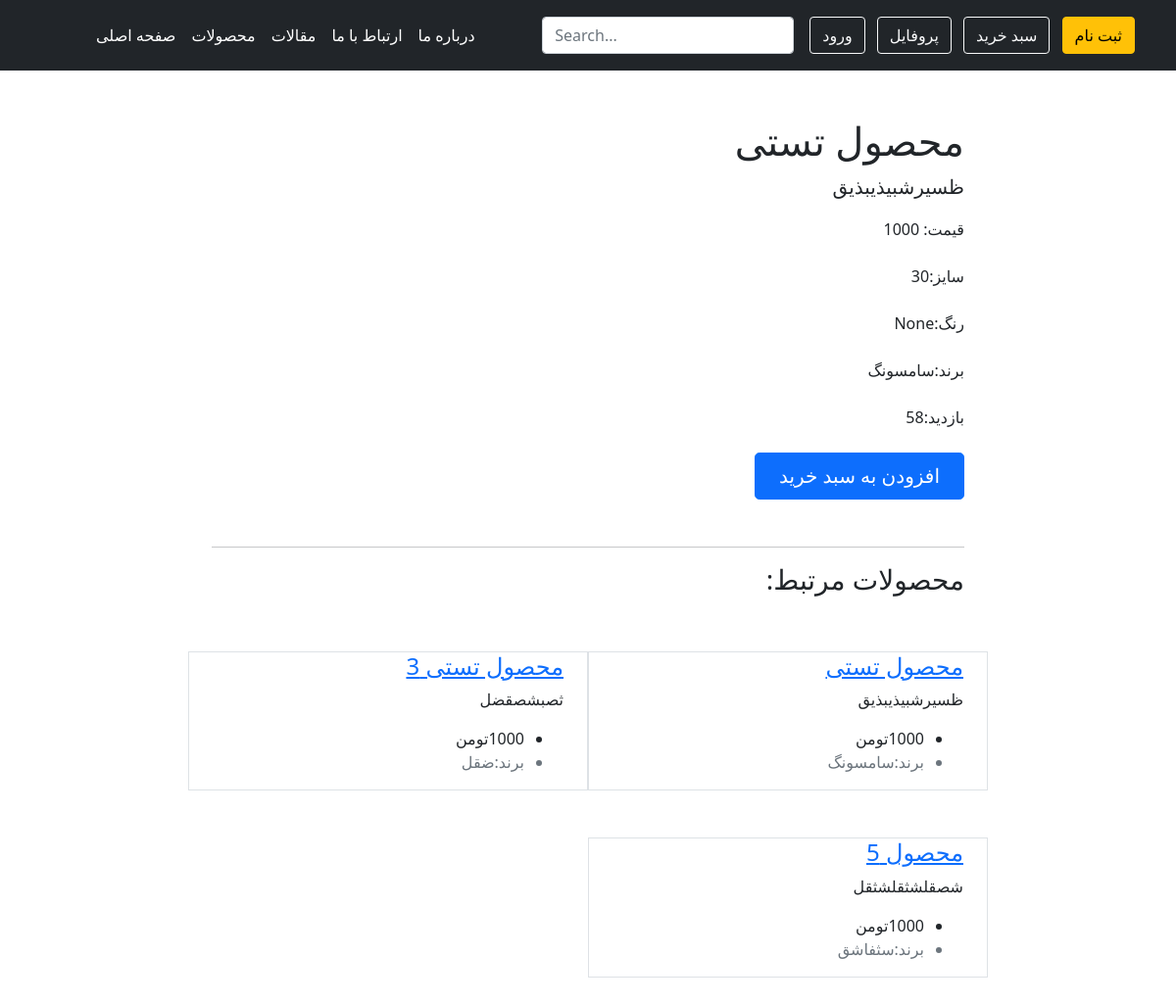
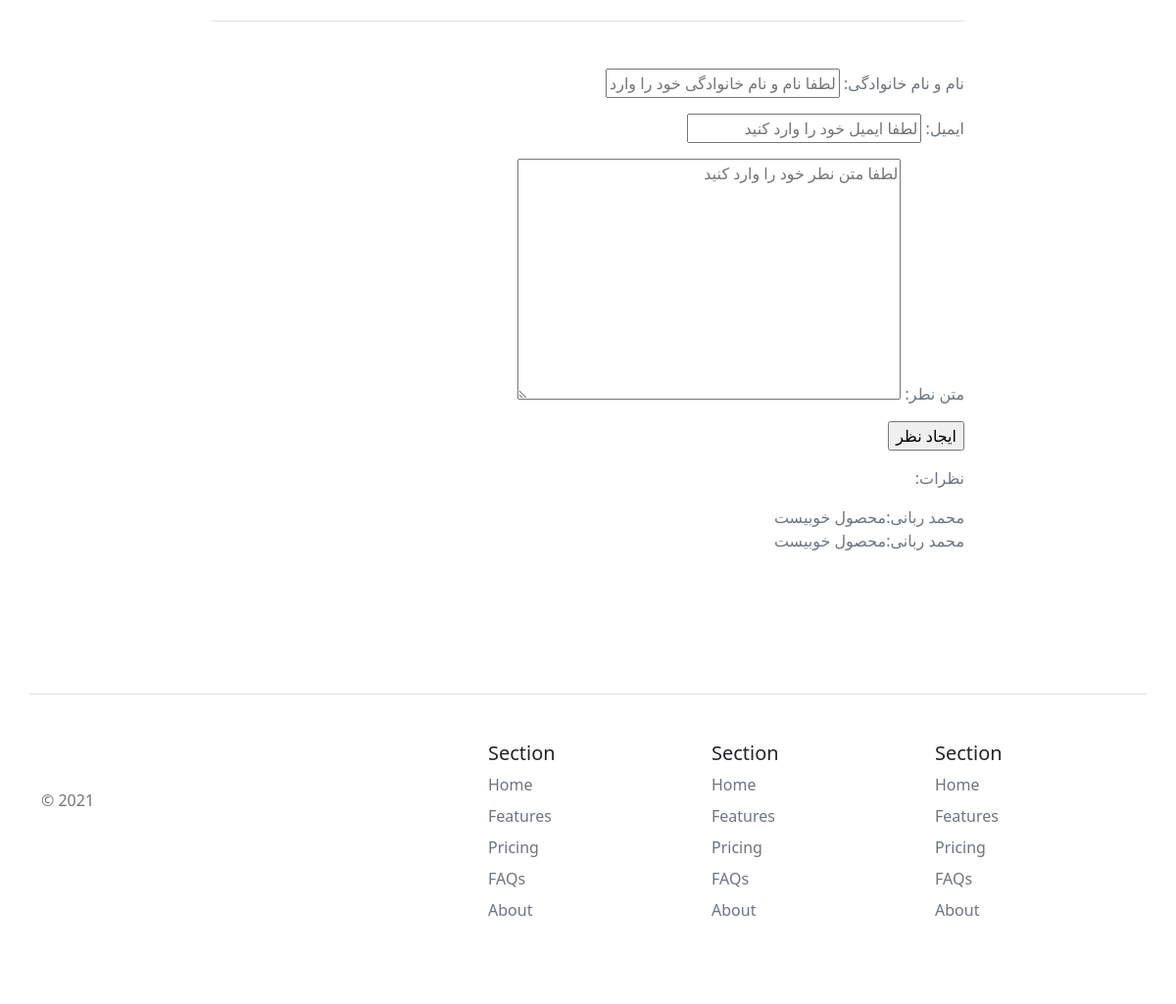
Screenshot of /product-detail/1/ with the database file from the repository (2 pictures, top to bottom).
### product/models.py (models this page shows, shortened)
class Product(models.Model):
    TYPE = (("جدید", "بله"), (" ", "خیر"))
    title = models.CharField(max_length=200, verbose_name="عنوان محصول",default="")
    description = models.TextField(verbose_name="توضیحات محصول")
    price = models.IntegerField(default="1000", blank=True, null=True, verbose_name="قیمت")
    product_size = models.CharField(max_length=500, verbose_name="سایز محصول")
    color = models.CharField(max_length=200, verbose_name="رنگ", blank=True, null=True)
    image = models.ImageField(upload_to="products", blank=True, null=True, verbose_name="تصویر محصول")
    brand = models.CharField(max_length=200, verbose_name="برند")
    new_type = models.CharField(max_length=200, choices=TYPE, default="no", verbose_name="جدید")
    special = models.BooleanField(default=False, verbose_name="محصول ویژه")
    categories = models.ManyToManyField(Category, verbose_name="دسته بندی ها")
    active = models.BooleanField(default=False, verbose_name="موجود / ناموجود")
    view = models.IntegerField(default=0, verbose_name="تعداد بازدید")
    objects = ProductManager()
    class Meta:
        verbose_name = "محصول"
        verbose_name_plural = "محصولات"

class ProductComment(models.Model):
    product = models.ForeignKey(Product, verbose_name="محصول", on_delete=models.CASCADE)
    full_name = models.CharField(max_length=200, verbose_name="نام و نام خانوادگی")
    email = models.EmailField(verbose_name="ایمیل")
    text = models.TextField(verbose_name="متن نظر")
    is_read = models.BooleanField(default=False, verbose_name="خوانده شده / نشده")
    class Meta:
        verbose_name = "نظر کاربران"
        verbose_name_plural = "نطرات کاربران درباره محصولات"

### product/views.py (the view)
# urls.py: path('product-detail/<int:pk>/',product_detail,name='product-detail'),
def product_detail(request,pk):
    product = Product.objects.get(id=pk)
    comment_form = ProductCommentForm(request.POST)
    comments = ProductComment.objects.filter(product=product, is_read=True)
    product.view += 1
    product.save()
    related_product: Product = Product.objects.get_queryset().filter(categories__product=product).all()
    if comment_form.is_valid():
        comment = ProductComment.objects.create(
            product = product,
            full_name = comment_form.cleaned_data['full_name'],
            email = comment_form.cleaned_data['email'],
            text = comment_form.cleaned_data['text'],
        )
        comment.save()
    else:
        comment_form = ProductCommentForm()
    context = {
        'product' : product,
        'comment_form' : comment_form,
        'comments':comments,
        'related_product' : related_product,
    }
    return render(request,'product/product-detail.html',context)

### product/forms.py
class ProductCommentForm(forms.Form):
    full_name = forms.CharField(
        widget=forms.TextInput(attrs={"placeholder": "لطفا نام و نام خانوادگی خود را وارد کنید"}),
        label="نام و نام خانوادگی",
        validators=[
            validators.MaxLengthValidator(200, "نام و نام خانوادگی نمیتواند بیشتر از 200 کاراکتر باشد")
        ]
    )
    email = forms.EmailField(
        widget=forms.EmailInput(attrs={"placeholder": "لطفا ایمیل خود را وارد کنید"}),
        label="ایمیل",
        validators=[
            validators.EmailValidator(200, "ایمیل نمیتواند بیشتر از 200 کاراکتر باشد")
        ]
    )
    text = forms.CharField(
        widget=forms.Textarea(attrs={"placeholder": "لطفا متن نطر خود را وارد کنید"}),
        label="متن نطر",
    )

### product/templates/product/product-detail.html (shortened to what this page needs)
{% extends 'base/main.html' %}
{% block body %}
<div class="col-lg-8 mx-auto p-3 py-md-5" dir="rtl">
    <main>
      <h1>{{product.title}}</h1>
      <p class="fs-5 col-md-8">{{product.description}}</p>
      قیمت: <span>{{product.price}}</span>
      <br><br>
      سایز:{{product.product_size}}
      <br><br>
      رنگ:{{product.color}}
      <br><br>
      برند:{{product.brand}}
      <br><br>
      بازدید:{{product.view}}
      <br><br>
      <div class="mb-5">
        <a href="{% url 'create-order' product.id %}" class="btn btn-primary btn-lg px-4">افزودن به سبد خرید</a>
      </div>
      <hr>
      <div class="row g-5">
        <h3>محصولات مرتبط:</h3>
        {% for product in related_product %}
        <div class="col-md-6 border">
          <h4><a href="{{product.get_absolut_url}}">{{product.title}}</a></h4>
          <p>{{product.description}}</p>
          <ul class="icon-list">
            <li>{{product.price}}تومن</li>
            <li class="text-muted">برند:{{product.brand}}</li>
          </ul>
        </div>
        {% endfor %}
      </div>
    </main>
    <footer class="pt-5 my-5 text-muted border-top">
      <form method="POST">
        {{comment_form.as_p}}
        <input type="submit" value="ایجاد نظر">
      </form>
      <p dir="rtl">نظرات:</p>
      {% for comment in comments %}
        {{comment.full_name}}:{{comment.text}}<br>
      {% endfor %}
    </footer>
  </div>
{% endblock body %}

### rows the page displays
Product: title "محصول تستی", description "ظسیرشبیذیبذیق", price "1000", product_size "30", color "None", brand "سامسونگ", view "58"
Product: title "محصول تستی 3", description "ثصبشصقضل", price "1000", brand "ضقل"
Product: title "محصول 5", description "شصقلشثقلشثقل", price "1000", brand "سثفاشق"
ProductComment: full_name "محمد ربانی", text "محصول خوبیست"
ProductComment: full_name "محمد ربانی", text "محصول خوبیست"
